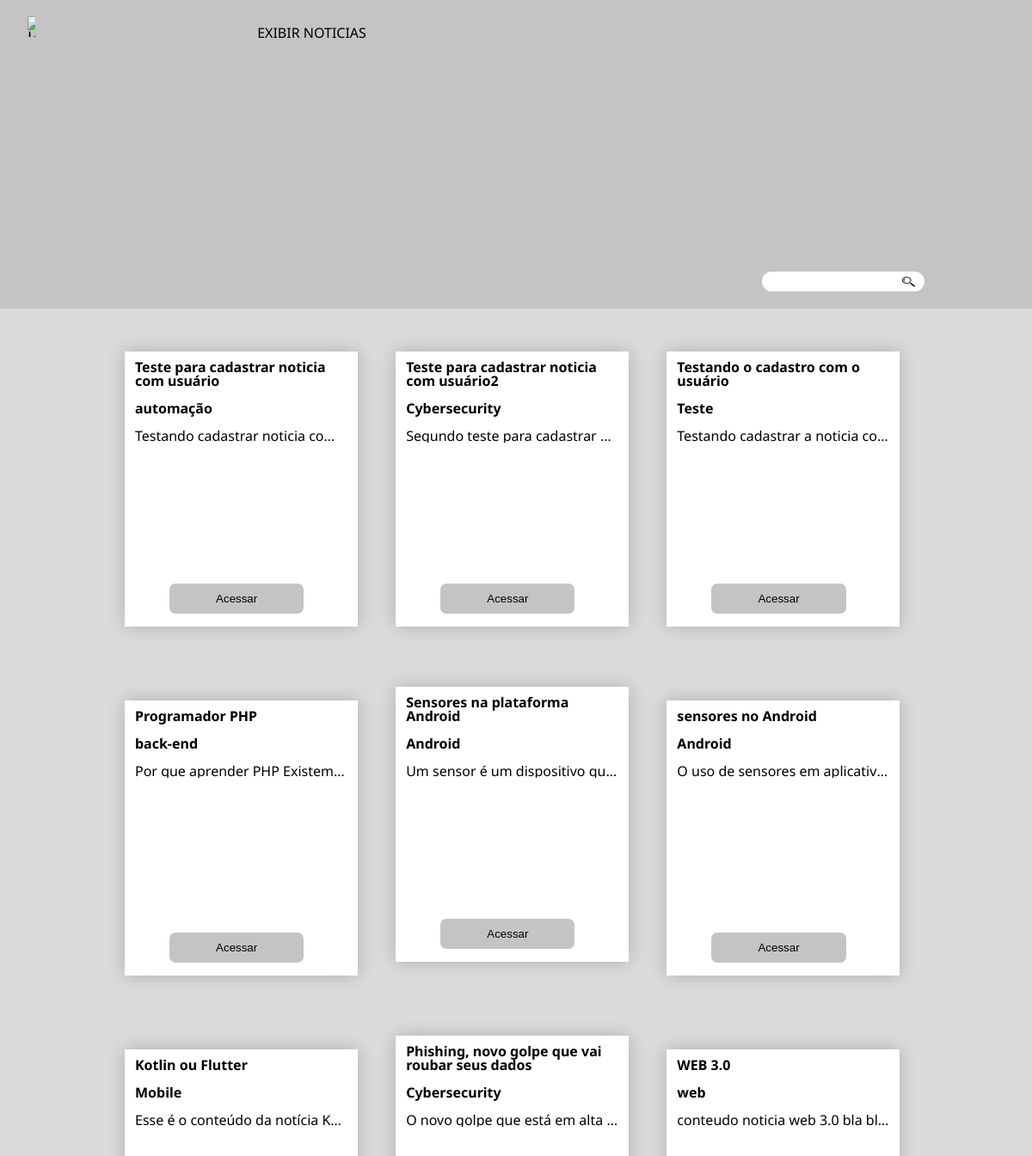
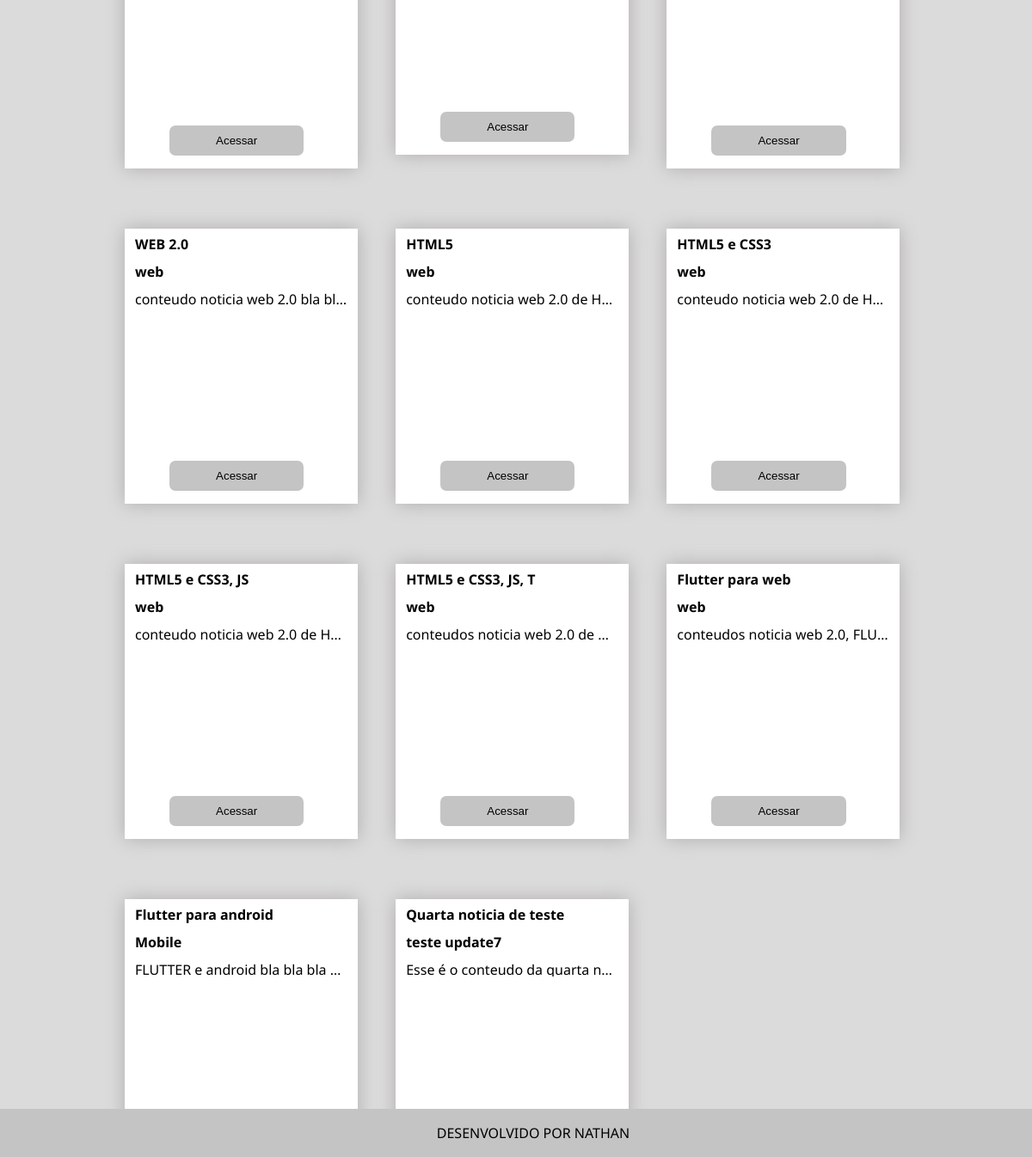
The page / on the database its author committed (2 pictures, top to bottom).
### tables this page shows
CREATE TABLE `noticias` (
  `id` int(11) NOT NULL AUTO_INCREMENT,
  `id_usuario` int(11) DEFAULT NULL,
  `id_categoria` int(11) DEFAULT NULL,
  `titulo` varchar(150) NOT NULL,
  `conteudo` text NOT NULL,
  `data_publicacao` date DEFAULT NULL,
  PRIMARY KEY (`id`),
  KEY `id_categoria` (`id_categoria`),
  KEY `id_usuario` (`id_usuario`),
  CONSTRAINT `noticias_ibfk_1` FOREIGN KEY (`id_categoria`) REFERENCES `categorias` (`id`),
  CONSTRAINT `noticias_ibfk_2` FOREIGN KEY (`id_usuario`) REFERENCES `usuarios` (`id`)
);

CREATE TABLE `categorias` (
  `id` int(11) NOT NULL AUTO_INCREMENT,
  `nome` varchar(100) NOT NULL,
  PRIMARY KEY (`id`),
  UNIQUE KEY `nome` (`nome`)
);

### src/repositorio/RepositorioNoticias.php (called while the page is built, shortened)
<?php
class RepositorioNoticias
{
    private PDO $conexao;
    public function __construct(PDO $conexao)
    {
        $this->conexao = $conexao;
    }
    public function todasAsNoticias(): array
    {
        $sql = 'SELECT noticias.id, categorias.id AS id_da_categoria, categorias.nome AS categoria, noticias.titulo, noticias.conteudo, noticias.data_publicacao
        FROM noticias JOIN categorias ON noticias.id_categoria = categorias.id ORDER BY noticias.data_publicacao DESC;';
        $consulta = $this->conexao->query($sql);
        return $this->hidratarListaNoticias($consulta);
    }
    private function hidratarListaNoticias($consulta): array
    {
        $listaDadosNoticias = $consulta->fetchAll(PDO::FETCH_ASSOC);
        $listaNoticias = [];
        foreach ($listaDadosNoticias as $dadosNoticia) {
            $listaNoticias[] = new \Noticia(
                $dadosNoticia['id'],
                new \Categoria($dadosNoticia['id_da_categoria'], $dadosNoticia['categoria']),
                $dadosNoticia['titulo'],
                $dadosNoticia['conteudo'],
                $dadosNoticia['data_publicacao']
            );
        }
        return $listaNoticias;
    }
}

### src/dominio/modelo/Categoria.php (called while the page is built, shortened)
<?php
class Categoria
{
    private $categoria;
    public function __construct(?int $id, string $categoria)
    {
        $this->categoria = $this->limpar($categoria);
    }
    public function categoria(): string
    {
        return $this->categoria;
    }
    private function limpar($categoria)
    {
        $categoria = trim($categoria);
        $categoria = stripcslashes($categoria);
        $categoria = htmlspecialchars($categoria);
        return $categoria;
    }
}

### src/dominio/modelo/Noticia.php (called while the page is built, shortened)
<?php
class Noticia
{
    private $id;
    private $categoria;
    private $titulo;
    private $conteudo;
    public function __construct(?int $id, Categoria $categoria, string $titulo, string $conteudo, ?string $dataPublicacao)
    {
        $this->id = $id;
        $this->categoria = $categoria;
        $this->titulo = $this->limpar($titulo);
        $this->conteudo = $this->limpar($conteudo);
    }
    public function id(): ?int
    {
        return $this->id;
    }
    public function titulo(): string
    {
        return $this->titulo;
    }
    public function conteudo(): string
    {
        return $this->conteudo;
    }
    public function categoria(): string
    {
        return $this->categoria->categoria();
    }
    private function limpar($noticia)
    {
        $noticia = trim($noticia);
        $noticia = htmlspecialchars($noticia);
        return $noticia;
    }
}

### index.php (the view, shortened to what this page needs)
<?php
require_once 'src/dominio/modelo/Noticia.php';
require_once 'src/dominio/modelo/Categoria.php';
require_once 'src/repositorio/RepositorioNoticias.php';
require_once 'layout/cabecalho.php';
$conexao = Conexao::criarConexao();
$repositorioNoticias = new RepositorioNoticias($conexao);
if (!isset($_GET['busca']) and !isset($_GET['usuario'])) {
    $noticias = $repositorioNoticias->todasAsNoticias();
}
?>
<!DOCTYPE html>
<html lang="pt-br">
<head>
    <link rel="stylesheet" href="reset.css">
    <link rel="stylesheet" href="style.css">
</head>
    <main>
        <?php foreach ($noticias as $noticia) : ?>
            <section class="caixa-noticia">
                <h2><?php echo $noticia->titulo(); ?></h2>
                <h3><?php echo $noticia->categoria(); ?></h3>
                <p>
                    <?php echo $noticia->conteudo(); ?>
                </p>
                <div class="botao-caixa">
                    <button><a href="noticia.php?id=<?php echo $noticia->id(); ?>" class="butao-noticia">Acessar</a></button>
                </div>
            </section>
        <?php endforeach ?>
    </main>

### layout/cabecalho.php (shortened to what this page needs)
<body>
    <header class="cabecalho"><h1><img src="https://imgs.search.brave.com/75uk1O7iw7k1WkwUlrEVxhB7Dv5jooCt2Rc9-F2XZu8/rs:fit:1200:419:1/g:ce/aHR0cDovL3d3dy5k/ZXZtZWRpYS5jb20u/YnIvam9pbi9pbWFn/ZXMvbG9nby1kZXZt/ZWRpYS5wbmc" alt="logo" class="logo"></h1> <a href="index.php">EXIBIR NOTICIAS</a> <form action="index.php" method="get"><input type="search" name="busca"><button type="submit" class="botao-busca"><img src="img/Desenho-Lupa-PNG.png" alt=""></button></form></header>

### style.css (style rules this page uses)
header { background: rgb(196, 196, 196); margin-bottom: 50px; }
body { background: rgb(220, 219, 219); font-family: 'Montserrat', sans-serif; font-family: 'Noto Sans', sans-serif; }
.cabecalho h1, form, a { display: inline-block; padding-left: 25px; padding-right: 25px; padding-top: 30px; padding-bottom: 20px; }
.cabecalho h1 { padding-right: 120px; padding-left: 30px; font-size: 20px; display: inline; }
.logo { width: 10%; display: inline-block; }
.cabecalho form { position: relative; display: block; text-align: right; margin-right: 100px; }
.cabecalho input { border-radius: 12px; border: none; padding: 4px 6px; }
.botao-busca img { width: 15px; height: 12px; cursor: pointer; }
.botao-busca { border: none; background: transparent; position: absolute; top: 35px; right: 30px; }
a { text-decoration: none; color: black; }
main { width: 950px; margin: 0 auto; margin-bottom: 5em; }
.caixa-noticia h2, h3 { padding-bottom: 1em; font-weight: bold; }
.caixa-noticia { background: white; margin-bottom: 70px; padding: 10px 12px; width: 26%; height: 300px; display: inline-block; margin-left: 20px; margin-right: 20px; position: relative; box-shadow: 0px 0px 20px rgb(174, 173, 173); }
.caixa-noticia p { max-width: 500px; white-space: nowrap; overflow: hidden; text-overflow: ellipsis; }
.butao-noticia { padding: 5px 15px; }
.botao-caixa { position: absolute; bottom: 15px; padding: 0 40px; }
.botao-caixa button { width: 200%; border-radius: 7px; border: none; background: rgb(196, 196, 196); padding: 5px 0; }
footer { background: rgb(196, 196, 196); text-align: center; padding: 20px; margin: auto; width: 100%; bottom: 0; position: fixed; }

### rows shown on the page
noticias: titulo "Teste para cadastrar noticia com usuário2", id_categoria.nome "Cybersecurity", conteudo "Segundo teste para cadastrar…"
noticias: titulo "Testando o cadastro com o usuário", id_categoria.nome "Teste", conteudo "Testando cadastrar a noticia co…"
noticias: titulo "Programador PHP", id_categoria.nome "back-end", conteudo "Por que aprender PHP Existem…"
noticias: titulo "Sensores na plataforma Android", id_categoria.nome "Android", conteudo "Um sensor é um dispositivo qu…"
noticias: titulo "sensores no Android", id_categoria.nome "Android", conteudo "O uso de sensores em aplicativ…"
noticias: titulo "Kotlin ou Flutter", id_categoria.nome "Mobile", conteudo "Esse é o conteúdo da notícia K…"
noticias: titulo "Phishing, novo golpe que vai roubar seus dados", id_categoria.nome "Cybersecurity", conteudo "O novo golpe que está em alta…"
noticias: titulo "WEB 3.0", id_categoria.nome "web", conteudo "conteudo noticia web 3.0 bla bl…"
noticias: titulo "WEB 2.0", id_categoria.nome "web", conteudo "conteudo noticia web 2.0 bla bl…"
noticias: titulo "HTML5", id_categoria.nome "web", conteudo "conteudo noticia web 2.0 de H…"
noticias: titulo "HTML5 e CSS3", id_categoria.nome "web", conteudo "conteudo noticia web 2.0 de H…"
noticias: titulo "HTML5 e CSS3, JS", id_categoria.nome "web", conteudo "conteudo noticia web 2.0 de H…"
noticias: titulo "HTML5 e CSS3, JS, T", id_categoria.nome "web", conteudo "conteudos noticia web 2.0 de…"
noticias: titulo "Flutter para web", id_categoria.nome "web", conteudo "conteudos noticia web 2.0, FLU…"
noticias: titulo "Flutter para android", id_categoria.nome "Mobile", conteudo "FLUTTER e android bla bla bla…"
noticias: titulo "Quarta noticia de teste", id_categoria.nome "teste update7", conteudo "Esse é o conteudo da quarta n…"
